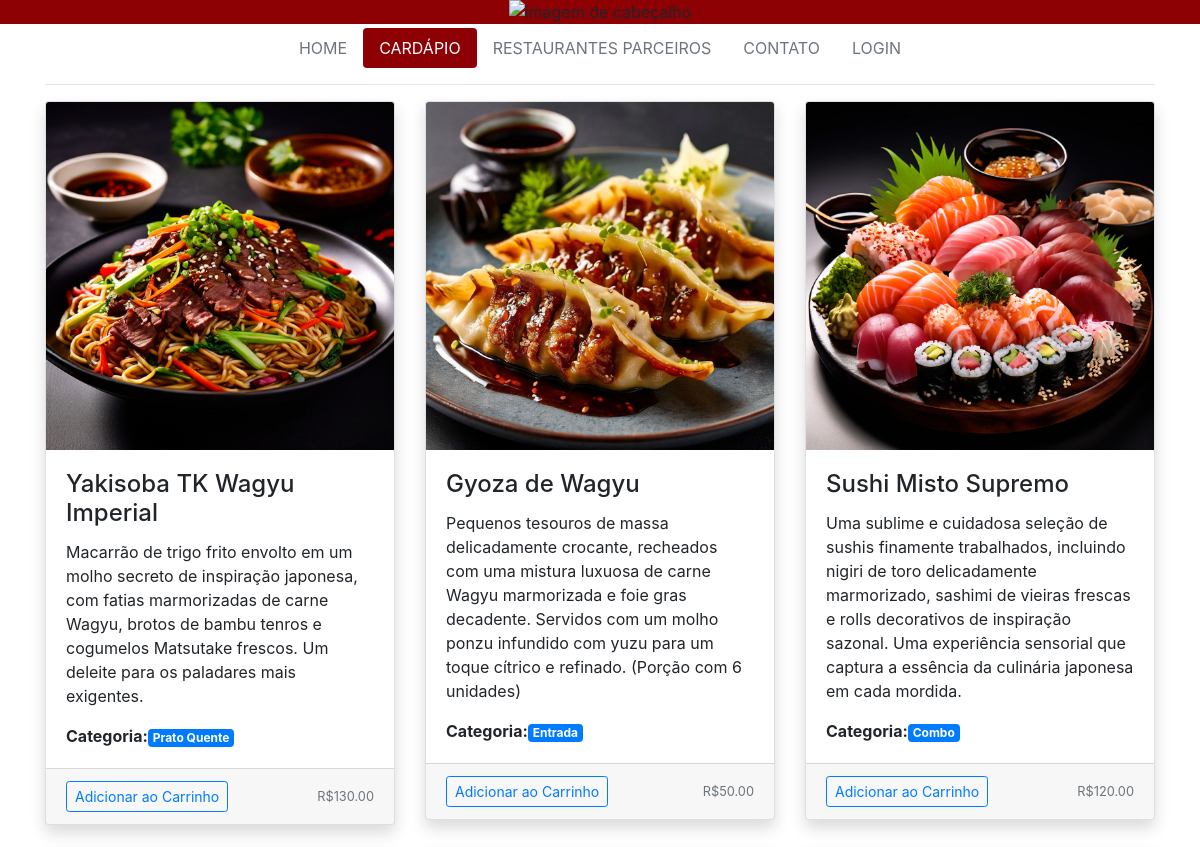
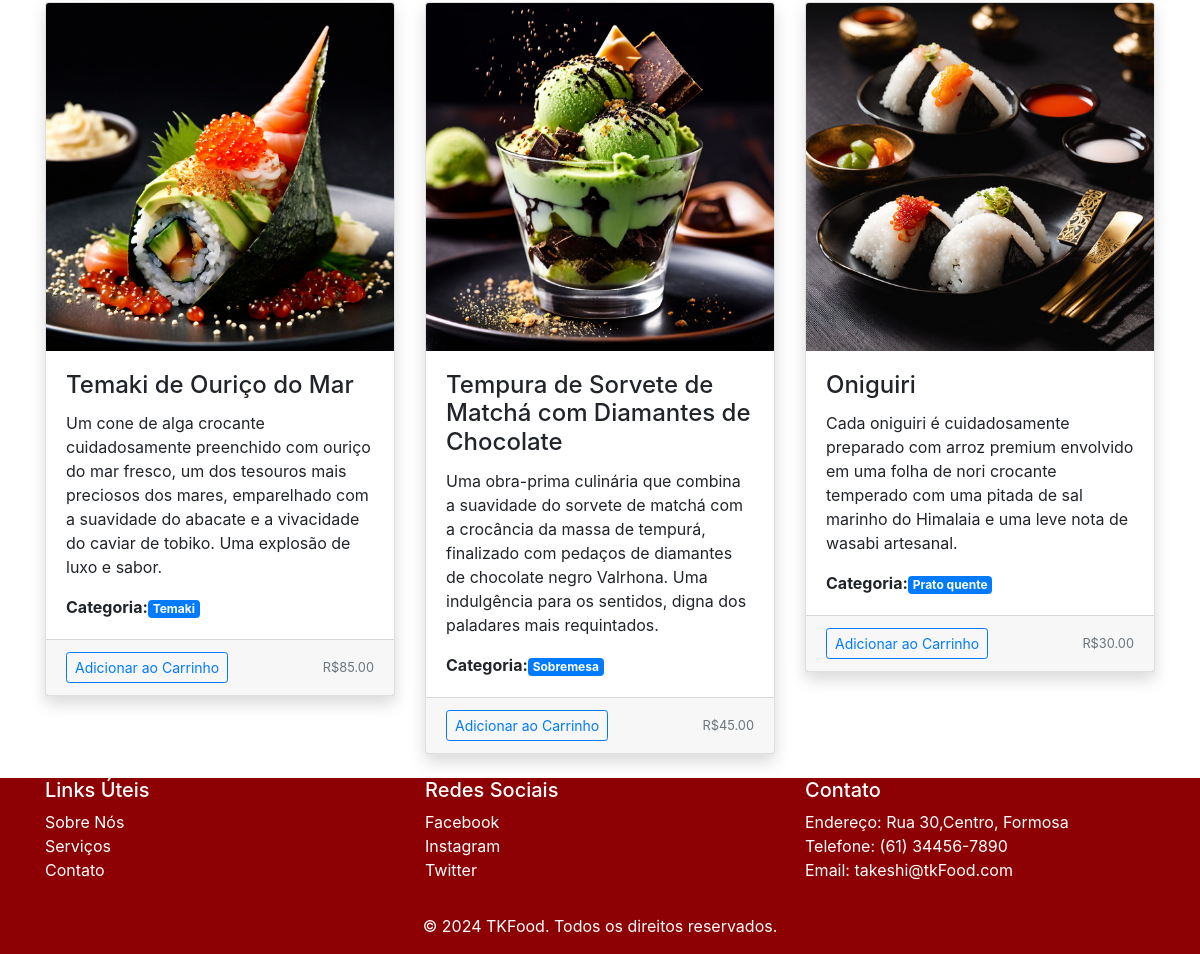
Screenshot of /?secao=cardapio with the database file from the repository (2 pictures, top to bottom).
### tables this page shows
CREATE TABLE `tb_comidas` (
  `id` int NOT NULL,
  `nome` varchar(255) NOT NULL,
  `descricao` varchar(500) NOT NULL,
  `url` varchar(255) NOT NULL,
  `preco` decimal(10,2) NOT NULL,
  `estoque` int NOT NULL,
  `categoria` varchar(200) NOT NULL,
  `ingredientes` text NOT NULL,
  `idRestaurante` int NOT NULL
);

### controller/verurl.php (called while the page is built)
<?php
class VerUrl{
    function trocar_url ($url){
        if(empty($url)){
            $url =  "secoes/home.php";
        }
        elseif($url === "ademiro"){
            $url = "admin/index.php";
        }
        else{
        $url = "secoes/$url.php";
        }
        include_once($url);
    }
}
?>

### dao/conexao.php (called while the page is built, shortened)
<?php
 abstract class Conexao{
    protected $host, $user, $pass, $dba, $conn, $sql, $qr, $data, $status, $totalFields, $error;
    public function __construct() {
        $this->host= "localhost";
        $this->user="root";
        $this->pass = "";
        $this->dba= "db_tkfood";
    }
    public function connect(){
        $this->conn = @mysqli_connect($this->host, $this->user. $this->pass) or die("<ins><center>Erro ao acessar o banco de dados:</center></ins><br/>". mysqli_error($this->conn));
        mysqli_set_charset($this->conn,'utf8');
        return $this->conn;
    }
    protected function execSQL($sql){
        $this->qr= @mysqli_query($this->conn,$sql) or die("<ins><center>Erro ao executar a query: $sql </center></ins><br/>". mysqli_error($this->conn));
        return $this->qr;
    }
    protected function listQuery($qr){
        $this->data=@mysqli_fetch_assoc($qr);
        return $this->data;
    }
 }
?>

### dao/manipuladados.php (called while the page is built, shortened)
<?php
    include_once("conexao.php");
    class ManipulaDados extends Conexao{
        private $table, $fields, $dados, $fieldPk, $valuePk;
        public function setTable($t){
            $this->table= $t;
        }
        public function getAllDataTable(){
            $dados = array();
            $this->sql = "SELECT * FROM $this->table";
            $this->qr = self::execSQL($this->sql);
            while($row = self::listQuery($this->qr)){
                array_push($dados,$row);
            }
            return $dados;
        }
}
?>

### secoes/cardapio.php (the view, shortened to what this page needs)
<?php
include_once("./dao/manipuladados.php");
$dados = new ManipulaDados();
$dados->setTable("tb_comidas");
$lista = $dados->getAllDataTable();
?>
<div class="container">
    <hr />
    <div class="row">
        <?php
        $count = 0;
        foreach ($lista as $comida) {
            if ($count % 3 == 0) {
                echo '</div><div class="row">';
            }
        ?>
                    <div class="col-md-4">
                        <div class="card shadow mb-4 ">
                            <div class="position-relative">
                                <img class="card-img-top" src='<?= $comida['url'] ?>' alt="Imagem do comida">
                            </div>
                            <div class="card-body">
                                <h4 class="card-title"> <?= $comida['nome'] ?></h4>
                                <p class="card-text"> <?= $comida['descricao'] ?></p>
                                <p class="card-text"><strong> Categoria:</strong><span class="badge badge-primary"> <?= $comida['categoria']  ?> </span> </p>
                            </div>
                            <div class="card-footer">
                                <div class="d-flex justify-content-between align-items-center">
                                    <div class="btn-group">
                                        <button type="button" class="btn btn-sm btn-outline-primary" onclick="adicionarAoCarrinho(<?= $comida['id'] ?>, '<?= $comida['nome'] ?>', <?= $comida['preco'] ?>)">Adicionar ao Carrinho</button>
                                    </div>
                                    <small class="text-muted">R$<?= $comida['preco'] ?></small>
                                </div>
                            </div>
                        </div>
                    </div>
                <?php
                $count++;
            }
                ?>
                </div>
            </div>

### secoes/cardapio.php (style rules this page uses)
.position-relative { position: relative; }
.card-img-top { transition: transform 0.3s ease; }

### rows the page displays
tb_comidas: url (picture), nome "Yakisoba TK Wagyu Imperial", descricao "Macarrão de trigo frito envolto em um molho secreto de inspiração japonesa, com fatias marmorizadas de carne Wagyu, brotos de bambu tenros e cogumelos Matsutake frescos. Um deleite para os paladares mais exigentes.", categoria "Prato Quente", preco "130.00"
tb_comidas: url (picture), nome "Gyoza de Wagyu", descricao "Pequenos tesouros de massa delicadamente crocante, recheados com uma mistura luxuosa de carne Wagyu marmorizada e foie gras decadente. Servidos com um molho ponzu infundido com yuzu para um toque cítrico e refinado. (Porção com 6 unidades)", categoria "Entrada", preco "50.00"
tb_comidas: url (picture), nome "Sushi Misto Supremo", descricao "Uma sublime e cuidadosa seleção de sushis finamente trabalhados, incluindo nigiri de toro delicadamente marmorizado, sashimi de vieiras frescas e rolls decorativos de inspiração sazonal. Uma experiência sensorial que captura a essência da culinária japonesa em cada mordida.", categoria "Combo", preco "120.00"
tb_comidas: url (picture), nome "Temaki de Ouriço do Mar", descricao "Um cone de alga crocante cuidadosamente preenchido com ouriço do mar fresco, um dos tesouros mais preciosos dos mares, emparelhado com a suavidade do abacate e a vivacidade do caviar de tobiko. Uma explosão de luxo e sabor.", categoria "Temaki", preco "85.00"
tb_comidas: url (picture), nome "Tempura de Sorvete de Matchá com Diamantes de Chocolate", descricao "Uma obra-prima culinária que combina a suavidade do sorvete de matchá com a crocância da massa de tempurá, finalizado com pedaços de diamantes de chocolate negro Valrhona. Uma indulgência para os sentidos, digna dos paladares mais requintados.", categoria "Sobremesa", preco "45.00"
tb_comidas: url (picture), nome "Oniguiri", descricao "Cada oniguiri é cuidadosamente preparado com arroz premium envolvido em uma folha de nori crocante temperado com uma pitada de sal marinho do Himalaia e uma leve nota de wasabi artesanal.", categoria "Prato quente", preco "30.00"
